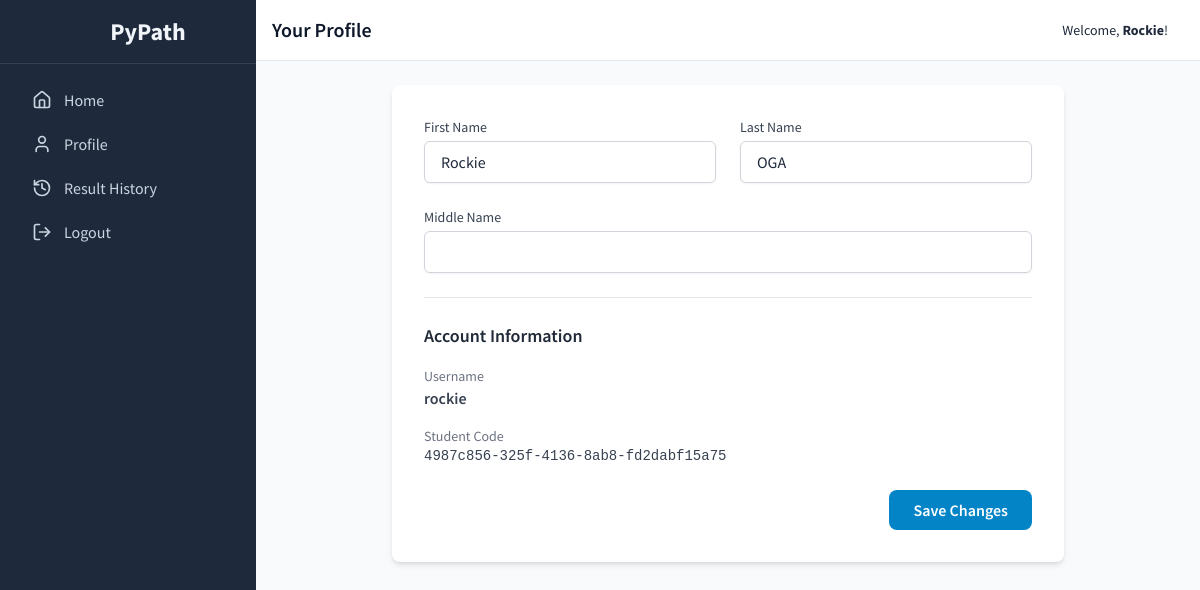
The app's page /profile (signed in), older data.
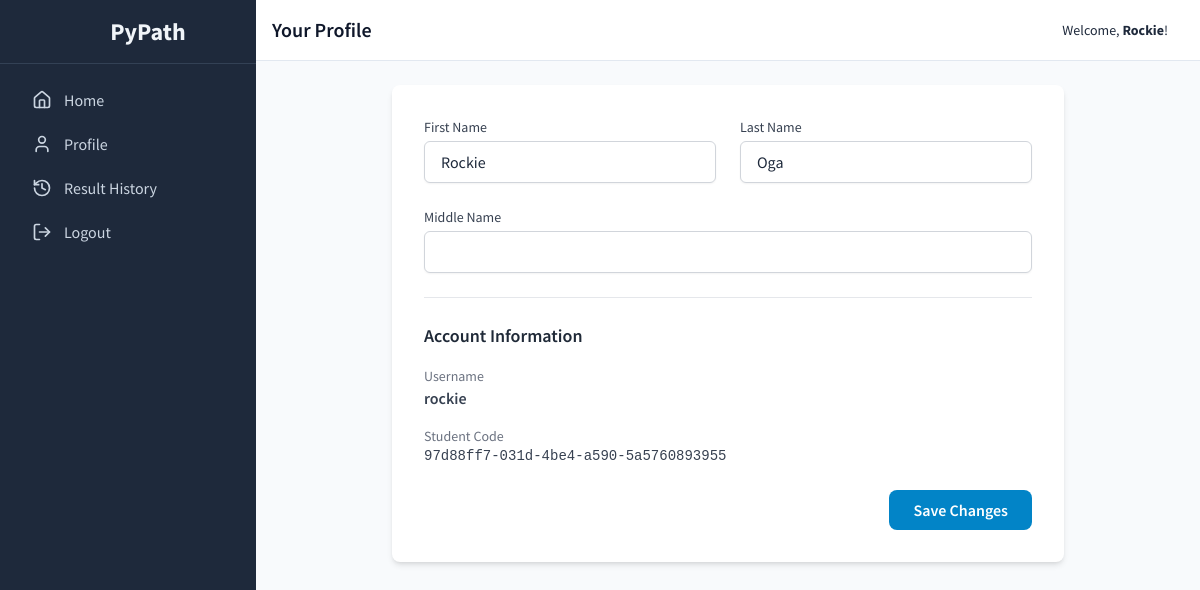
The same page, newer data.
### tables this page shows
CREATE TABLE users (
    id INTEGER PRIMARY KEY AUTOINCREMENT,
    username TEXT NOT NULL UNIQUE,
    password TEXT NOT NULL,
    student_code TEXT NOT NULL UNIQUE,
    first_name TEXT NOT NULL,
    last_name TEXT NOT NULL,
    middle_name TEXT,
    is_admin INTEGER NOT NULL DEFAULT 0,
    level INTEGER NOT NULL DEFAULT 1,
    xp INTEGER NOT NULL DEFAULT 0
);

### app.py (the view, shortened to what this page needs)
@app.route('/profile', methods=['GET', 'POST'])
def profile():
    if not get_user_id(): return redirect(url_for('login'))
    conn = get_db_connection()
    user = conn.execute('SELECT * FROM users WHERE id = ?', (get_user_id(),)).fetchone()
    conn.close()
    return render_template('profile.html', user=user)

### app.py (called while the page is built)
def get_db_connection():
    conn = sqlite3.connect('pypath.db', check_same_thread=False, detect_types=sqlite3.PARSE_DECLTYPES | sqlite3.PARSE_COLNAMES)
    conn.row_factory = sqlite3.Row
    return conn

def get_user_id():
    return session.get('user_id')

### templates/profile.html (shortened to what this page needs)
{% extends "layout.html" %}
{% block header %}Your Profile{% endblock %}
{% block content %}
<div class="max-w-2xl mx-auto bg-white p-8 rounded-lg shadow-md">
    <form method="POST" action="{{ url_for('profile') }}" class="space-y-6">
        <div class="grid grid-cols-1 md:grid-cols-2 gap-6">
            <div>
                <label for="first_name" class="block text-sm font-medium text-gray-700">First Name</label>
                <input type="text" id="first_name" name="first_name" value="{{ user.first_name }}" required class="mt-1 block w-full px-4 py-2 border border-gray-300 rounded-md shadow-sm">
            </div>
            <div>
                <label for="last_name" class="block text-sm font-medium text-gray-700">Last Name</label>
                <input type="text" id="last_name" name="last_name" value="{{ user.last_name }}" required class="mt-1 block w-full px-4 py-2 border border-gray-300 rounded-md shadow-sm">
            </div>
        </div>
        <div>
            <label for="middle_name" class="block text-sm font-medium text-gray-700">Middle Name</label>
            <input type="text" id="middle_name" name="middle_name" value="{{ user.middle_name or '' }}" class="mt-1 block w-full px-4 py-2 border border-gray-300 rounded-md shadow-sm">
        </div>
        <div class="border-t pt-6">
            <h3 class="text-lg font-semibold text-gray-800">Account Information</h3>
            <div class="mt-4">
                <p class="text-sm text-gray-500">Username</p>
                <p class="font-semibold text-gray-700">{{ user.username }}</p>
            </div>
            <div class="mt-4">
                <p class="text-sm text-gray-500">Student Code</p>
                <p class="font-mono text-sm text-gray-700">{{ user.student_code }}</p>
            </div>
        </div>
        <div class="flex justify-end">
            <button type="submit" class="bg-sky-600 text-white font-semibold py-2 px-6 rounded-lg hover:bg-sky-700">Save Changes</button>
        </div>
    </form>
</div>
{% endblock %}

Row changes from the older to the newer data that the page shows:
changed users "rockie": last_name "OGA" → "Oga"; student_code "4987c856-325f-4136-8ab8-fd2dabf15a75" → "97d88ff7-031d-4be4-a590-5a5760893955"
